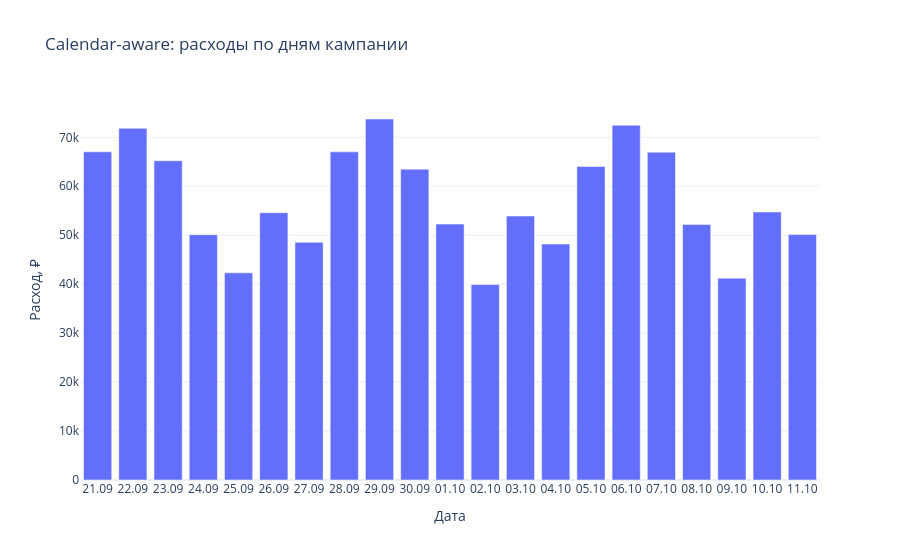

Here is the notebook cell this chart was saved with:
### Code cell
daily = (
    pd.DataFrame([{"date": row.date, "spend": row.spend} for row in result_a.allocations])
    .groupby("date", as_index=False)["spend"].sum()
)
figure = px.bar(
    daily,
    x="date",
    y="spend",
    title="Calendar-aware: расходы по дням кампании",
    labels={"date": "Дата", "spend": "Расход, ₽"},
)
figure.update_layout(template="plotly_white", showlegend=False)
figure.update_xaxes(dtick="D2", tickformat="%d.%m")
figure.show(renderer="plotly_mimetype")

### Figure 1 — Plotly figure (JSON) as saved in the notebook; plotly's stock layout.template omitted (floating-point values rounded to 4 significant figures)
{"data": [{"hovertemplate": "Дата=%{x}<br>Расход, ₽=%{y}<extra></extra>", "legendgroup": "", "marker": {"color": "#636efa", "pattern": {"shape": ""}}, "name": "", "orientation": "v", "showlegend": false, "textposition": "auto", "type": "bar", "x": ["2026-09-21", "2026-09-22", "2026-09-23", "2026-09-24", "2026-09-25", "2026-09-26", "2026-09-27", "2026-09-28", "2026-09-29", "2026-09-30", "2026-10-01", "2026-10-02", "2026-10-03", "2026-10-04", "2026-10-05", "2026-10-06", "2026-10-07", "2026-10-08", "2026-10-09", "2026-10-10", "2026-10-11"], "xaxis": "x", "y": [67040.0, 71840.0, 65210.0, 50090.0, 42310.0, 54600.0, 48560.0, 67030.0, 73740.0, 63490.0, 52280.0, 39920.0, 53930.0, 48190.0, 64030.0, 72470.0, 66970.0, 52210.0, 41220.0, 54750.0, 50130.0], "yaxis": "y"}], "layout": {"barmode": "relative", "legend": {"tracegroupgap": 0}, "showlegend": false, "title": {"text": "Calendar-aware: расходы по дням кампании"}, "xaxis": {"anchor": "y", "domain": [0.0, 1.0], "dtick": "D2", "tickformat": "%d.%m", "title": {"text": "Дата"}}, "yaxis": {"anchor": "x", "domain": [0.0, 1.0], "title": {"text": "Расход, ₽"}}}}
